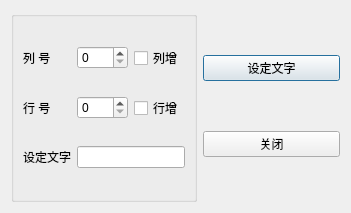
<?xml version="1.0" encoding="UTF-8"?>
<ui version="4.0">
 <class>QWDialogLocate</class>
 <widget class="QDialog" name="QWDialogLocate">
  <property name="geometry">
   <rect>
    <x>0</x>
    <y>0</y>
    <width>351</width>
    <height>213</height>
   </rect>
  </property>
  <property name="maximumSize">
   <size>
    <width>381</width>
    <height>16777215</height>
   </size>
  </property>
  <property name="windowTitle">
   <string>Dialog</string>
  </property>
  <layout class="QHBoxLayout" name="horizontalLayout">
   <item>
    <widget class="QGroupBox" name="groupBox">
     <property name="title">
      <string/>
     </property>
     <layout class="QGridLayout" name="gridLayout">
      <item row="0" column="0">
       <widget class="QLabel" name="label">
        <property name="text">
         <string>列 号</string>
        </property>
       </widget>
      </item>
      <item row="0" column="1">
       <widget class="QSpinBox" name="spinBoxColumn"/>
      </item>
      <item row="0" column="2">
       <widget class="QCheckBox" name="chkBoxColumn">
        <property name="text">
         <string>列增</string>
        </property>
       </widget>
      </item>
      <item row="1" column="0">
       <widget class="QLabel" name="label_2">
        <property name="text">
         <string>行 号</string>
        </property>
       </widget>
      </item>
      <item row="1" column="1">
       <widget class="QSpinBox" name="spinBoxRow"/>
      </item>
      <item row="1" column="2">
       <widget class="QCheckBox" name="chkBoxRow">
        <property name="text">
         <string>行增</string>
        </property>
       </widget>
      </item>
      <item row="2" column="0">
       <widget class="QLabel" name="label_3">
        <property name="text">
         <string>设定文字</string>
        </property>
       </widget>
      </item>
      <item row="2" column="1" colspan="2">
       <widget class="QLineEdit" name="edtCaption"/>
      </item>
     </layout>
    </widget>
   </item>
   <item>
    <layout class="QVBoxLayout" name="verticalLayout">
     <item>
      <widget class="QPushButton" name="btnSetText">
       <property name="text">
        <string>设定文字</string>
       </property>
       <property name="icon">
        <iconset resource="res.qrc">
         <normaloff>:/images/images/506.bmp</normaloff>:/images/images/506.bmp</iconset>
       </property>
      </widget>
     </item>
     <item>
      <widget class="QPushButton" name="btnClose">
       <property name="text">
        <string>关闭</string>
       </property>
       <property name="icon">
        <iconset resource="res.qrc">
         <normaloff>:/images/images/132.bmp</normaloff>:/images/images/132.bmp</iconset>
       </property>
      </widget>
     </item>
    </layout>
   </item>
  </layout>
 </widget>
 <resources>
  <include location="res.qrc"/>
 </resources>
 <connections>
  <connection>
   <sender>btnClose</sender>
   <signal>clicked()</signal>
   <receiver>QWDialogLocate</receiver>
   <slot>close()</slot>
   <hints>
    <hint type="sourcelabel">
     <x>271</x>
     <y>143</y>
    </hint>
    <hint type="destinationlabel">
     <x>175</x>
     <y>106</y>
    </hint>
   </hints>
  </connection>
 </connections>
</ui>
